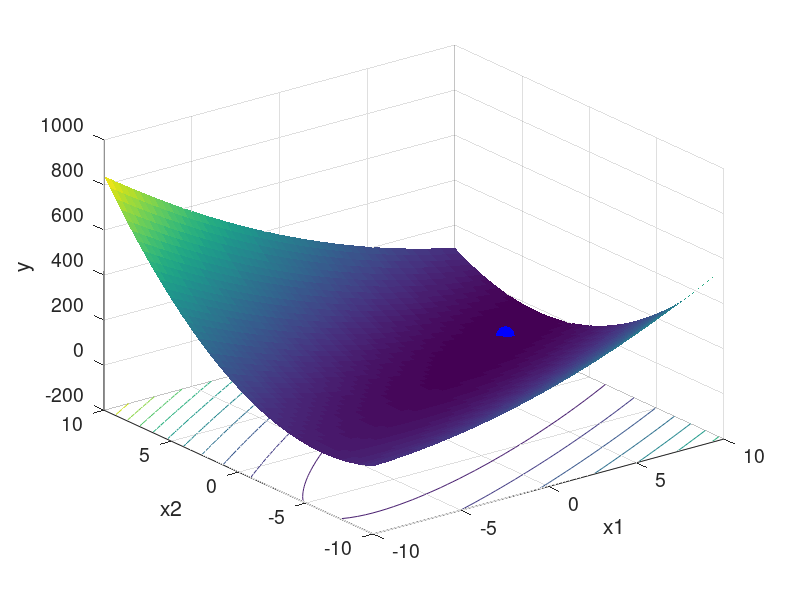

MATLAB code for this plot: (Note: this script raises an error after producing the figure.)
addpath('../code')

set(0, 'defaultaxesfontsize', 14);
set(0, 'defaulttextfontsize', 14);


% исходные данные
F = @(X) 3*X(1)^2 - 3*X(1)*X(2) + X(2)^2 + 7*X(1) - 7*X(2);
X1 = X2 = linspace(-10, 10, 50)';
[XX1, XX2] = meshgrid(X1, X2);

YY = [];
for i = 1:length(X1)
    Y = [];
    for j = 1:length(X2)
        Y = [Y, F([X1(i) X2(j)])];
    end
    YY = [YY; Y];
end

% вывод графика
surfc(XX1, XX2, YY, 'edgecolor', 'none');
hold on
xlabel("x1");
ylabel("x2");
zlabel("y");


% поиск минимума
X0 = [1 -2];
[Xm ym] = fminunc(F, X0)
plot3(Xm(2), Xm(1), ym, 'b.', 'MarkerSize', 40);

[Xm, ym, n, Approx] = graddesc(F, X0, 0.5)
plot3(Xm(2), Xm(1), ym, 'r.', 'MarkerSize', 40);
plot3(Approx(:, 2), Approx(:, 1), Approx(:, 3), 'r', 'LineWidth', 3);


pause
